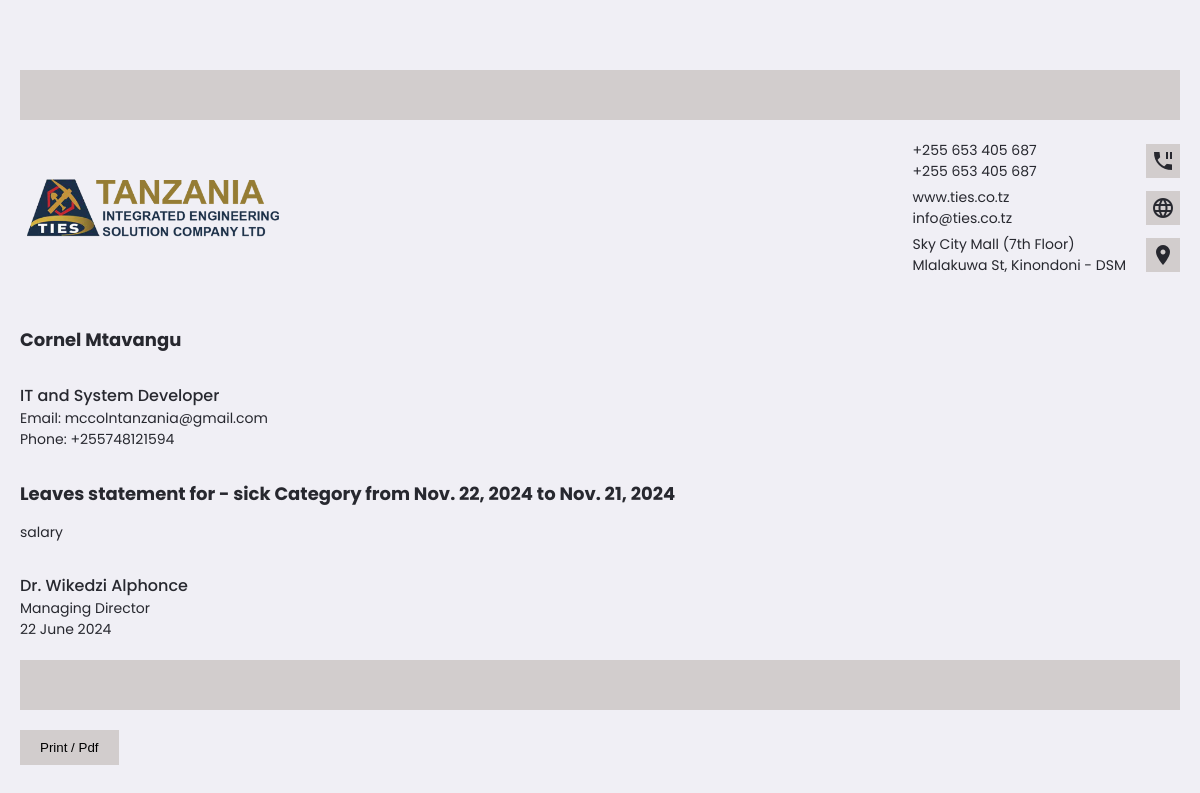
Screenshot of /leavesletter/2/ with the database file from the repository.
### app/models.py (models this page shows, shortened)
class Leaves(models.Model):
    employee = models.ForeignKey(CustomUser, on_delete=models.CASCADE)
    leaveType = models.CharField(max_length=10000, null=True, blank=True)
    leave_reason = models.CharField(max_length=10000, null=True, blank=True)
    action = models.CharField(max_length=10000, default='pending')
    action_reason = models.CharField(max_length=10000, null=True, blank=True)
    startDate = models.DateField(null=True, blank=True)
    endDate = models.DateField(null=True, blank=True)
    applied_date = models.DateTimeField(auto_now_add=True)

class CustomUser(AbstractUser):
    email = models.EmailField(unique=True)
    phone = models.CharField(max_length=15, null=True,blank=True, default="null")
    image = models.ImageField(upload_to='media/', blank=True, null=True)
    middle_name = models.CharField(max_length=100, null=True, blank=True)
    gender = models.CharField(max_length=100, null=True, blank=True)
    birthDate = models.DateField(null=True, blank=True)
    nextKinName = models.CharField(max_length=100, null=True, blank=True)
    nextKinRelation = models.CharField(max_length=100, null=True, blank=True)
    nextKinAddress = models.CharField(max_length=100, null=True, blank=True)
    nextKinPhone = models.CharField(max_length=100, null=True, blank=True)
    nida = models.CharField(max_length=100, null=True, blank=True)
    homeAddress = models.CharField(max_length=100, null=True, blank=True)
    uniName = models.CharField(max_length=100, null=True, blank=True)
    uniLevel = models.CharField(max_length=100, null=True, blank=True)
    uniCourse = models.CharField(max_length=100, null=True, blank=True)
    startYear = models.CharField(max_length=100, null=True, blank=True)
    endYear = models.CharField(max_length=100, null=True, blank=True)
    role = models.CharField(max_length=50, null=True,blank=True, default="user")
    signedDate = models.DateField(null=True, blank=True)
    expireDate = models.DateField(null=True, blank=True)
    contractDuration = models.CharField(max_length=100, null=True, blank=True)
    remainDuration = models.CharField(max_length=100, null=True, blank=True)
    attachment = models.FileField(upload_to='attachments/', null=True, blank=True)

### app/views.py (the view)
# urls.py: path('leavesletter/<int:id>/', views.leavesletter, name='leavesletter'),
def leavesletter(request,id):
    leaves_details = Leaves.objects.get(id = id)
    context = {
        'leaves_details':leaves_details
    }
    return render(request, 'app/leavesletter.html',context)

### app/templates/app/leavesletter.html (shortened to what this page needs)
{% load static %}
{% load custom_filters %}
<!DOCTYPE html>
<html lang="en">
<head>
      <link rel="stylesheet" href="{% static 'app/home2.css' %}">
        <link rel="stylesheet" href="https://cdnjs.cloudflare.com/ajax/libs/cleave.js/1.6.0/addons/cleave-phone.us.css" />
</head>
<body>
    <section class="letter">
        <div class="line"></div>
        <div class="header">
            <img src="{% static 'app/images/logo2.png' %}" alt="ties logo">
            <div class="address">
                <div class="one">
                    <div class="left">
                        <p>+255 653 405 687</p>
                        <p>+255 653 405 687</p>
                    </div>
                    <span class="material-icons-sharp">phone_paused</span>
                </div>
                <div class="one">
                    <div class="left">
                        <p>www.ties.co.tz</p>
                        <p>info@ties.co.tz</p>
                    </div>
                    <span class="material-icons-sharp">language</span>
                </div>
                <div class="one">
                    <div class="left">
                        <p>Sky City Mall (7th Floor)</p>
                        <p>Mlalakuwa St, Kinondoni - DSM</p>
                    </div>
                    <span class="material-icons-sharp">location_on</span>
                </div>
            </div>
        </div>
        <div class="intro">
            <h5>{{leaves_details.employee.first_name}} {{leaves_details.employee.last_name}}</h5>
            <h6>{{leaves_details.employee.role}}</h6>
            <p>Email: {{leaves_details.employee.email}}</p>
            <p>Phone: {{leaves_details.employee.phone}}</p>
        </div>
        <h5>Leaves statement for - {{leaves_details.leaveType}} Category from {{leaves_details.startDate}} to {{leaves_details.endDate}}</h5>
        <p>{{leaves_details.leave_reason}}</p>
        <h6>Dr. Wikedzi Alphonce</h6>
        <p>Managing Director</p>
        <p>22 June 2024</p>
        <div class="line"></div>
        <button class="no-print" onclick="printPage()">Print / Pdf</button>
    </section>
</body>
</html>

### app/static/app/home2.css (style rules this page uses)
:root { --color-white: #ffffff; --color-light: #f0eff5; --color-gray-light: #86848c; --color-gray-dark: #56555e; --color-dark: #27282f; --color-primary: rgb(234,181,7); --color-success: rgb(34,202,75); --color-danger: rgb(255,67,54); --color-warning: rgb(71, 7, 234); --color-purple: rgb(160,99,245); --color-primary-light: rgba(71,7,234,0.2); --color-success-light: rgba(34,202,75,0.2); --color-danger-light: rgba(255,67,54,0.2); --color-purple-light: rgba(160,99,245,0.2); --color-warning-light: rgba(234,181,7,0.2); --color-white-light: rgba(255, 255, 255, 0.6); --company-color-1: #1a3048; --company-color-2: #9f893c; --company-color-3: #ffbf00; --card-padding: 1.6rem; --padding-1: 1rem; --padding-2: 8px; --card-border-radius: 1.6rem; --border-radius-1: 1rem; --border-radius-2: 6px; }
* { margin: 0; padding: 0; outline: 0; border: 0; appearance: none; text-decoration: none; list-style: none; box-sizing: border-box; }
html { font-size: 12px; }
body { background: var(--color-light); font-family: poppins, sans-serif; min-height: 100vh; color: var(--color-dark); }
img { width: 100%; }
h5 { font-size: 0.86rem; font-weight: 500; }
h6 { font-size: 0.76rem; }
p { font-size: 0.86rem; color: var(--color-gray-dark); }

### app/templates/app/leavesletter.html (style rules this page uses)
p { font-size: 14px; font-weight: 400; color: var(--color-dark); }
h5 { font-size: 18px; font-weight: 700; color: var(--color-dark); }
h6 { font-size: 16px; font-weight: 500; color: var(--color-dark); }
.letter { margin: 70px 20px; }
.line { height: 50px; width: 100%; background: #d2cdcd; margin: 20px 0px; }
.letter .header { display: flex; justify-content: space-between; align-items: center; }
.letter .header img { height: 70px; width: auto; }
.letter .header .address .one { display: flex; justify-content: space-between; gap: 20px; align-items: center; }
.letter .header .address { display: flex; flex-direction: column; gap: 5px; }
.letter .header .address .one span { background: #d2cdcd; padding: 5px; }
.letter .intro { margin-top: 50px; }
.letter h5 { margin: 30px 0px 15px 0px; }
.letter h6 { margin: 30px 0px 0px 0px; }
.letter button { padding: 10px 20px; background: #d2cdcd; cursor: pointer; }

### rows the page displays
Leaves: employee.first_name "Cornel", employee.last_name "Mtavangu", employee.role "IT and System Developer", employee.email "mccolntanzania@gmail.com", employee.phone "+255748121594", leaveType "sick", startDate "Nov. 22, 2024", endDate "Nov. 21, 2024", leave_reason "salary"
